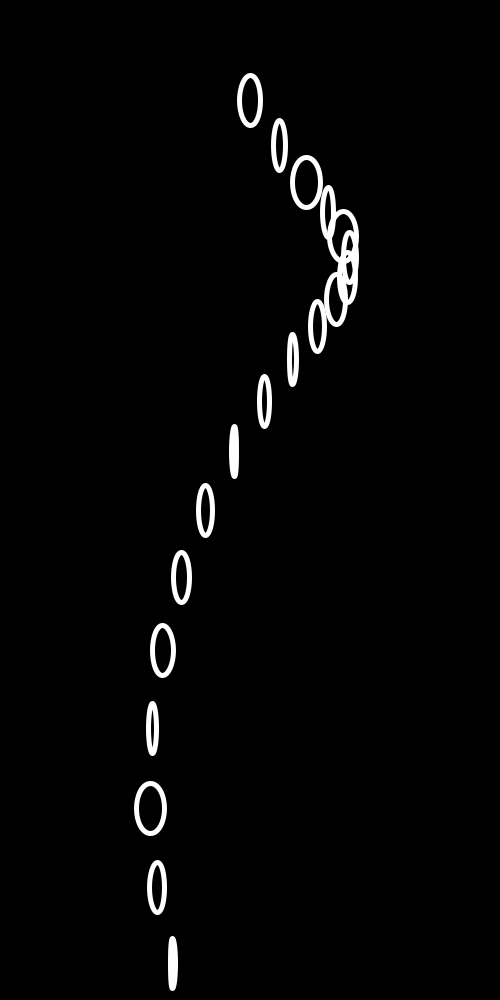
Frame 1 (no input)
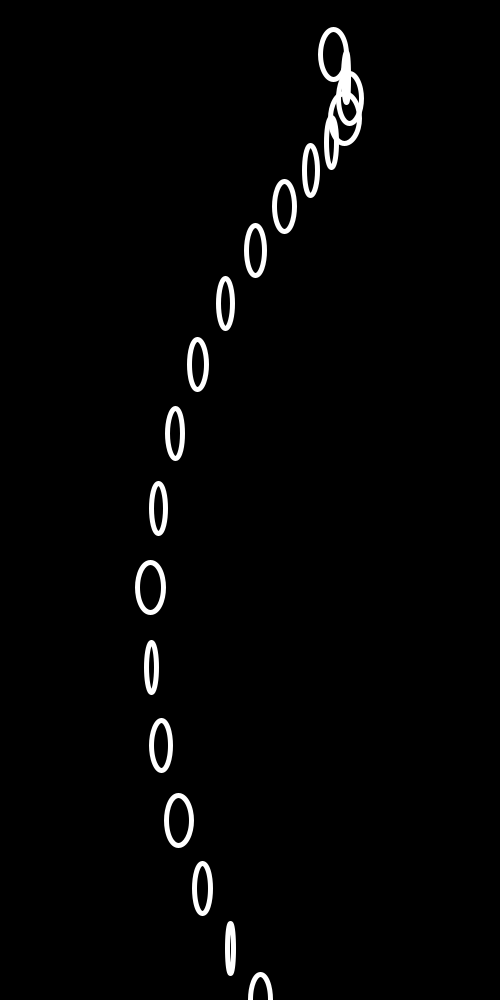
Frame 60 (the mouse pressed at the canvas centre just before this capture)
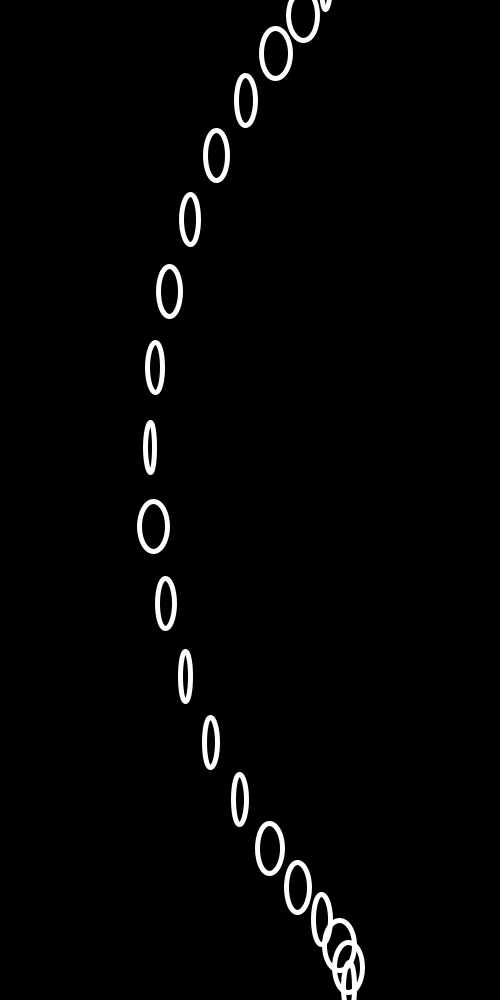
Frame 120 (the mouse held since frame 60 and released just before this capture)

The Processing sketch that drew these frames (run headless with seeded random() and noise(); from frame 60 on, the mouse is pressed at the canvas centre):

// Processing sketch: processing_156039
// ── processing_156039.pde



float rad;

float theta = 0;

void setup(){
  size(500, 1000);
  smooth();
  background(0);
}

void draw(){
 background(0);
  stroke(255);
  noFill();
  for(int i = 0; i <= height; i += 50){
    
  awa(250, i);
  }
}

void awa(int x, int y){

  strokeWeight(5);
  rad = random(5, 30);
  ellipse(x+100*sin(theta), y+100*cos(theta), rad, 50);
  theta += 0.3;
}
